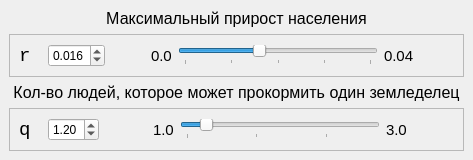
            <widget class="QWidget" name="tab">
             <attribute name="title">
              <string>Константы</string>
             </attribute>
             <layout class="QVBoxLayout" name="verticalLayout_9">
              <property name="spacing">
               <number>0</number>
              </property>
              <property name="leftMargin">
               <number>0</number>
              </property>
              <property name="topMargin">
               <number>0</number>
              </property>
              <property name="rightMargin">
               <number>0</number>
              </property>
              <property name="bottomMargin">
               <number>0</number>
              </property>
              <item>
               <widget class="QFrame" name="frame">
                <property name="frameShape">
                 <enum>QFrame::NoFrame</enum>
                </property>
                <property name="frameShadow">
                 <enum>QFrame::Sunken</enum>
                </property>
                <layout class="QVBoxLayout" name="verticalLayout_6">
                 <item>
                  <widget class="QLabel" name="label">
                   <property name="font">
                    <font>
                     <family>Tahoma</family>
                     <pointsize>12</pointsize>
                    </font>
                   </property>
                   <property name="text">
                    <string>Максимальный прирост населения</string>
                   </property>
                   <property name="alignment">
                    <set>Qt::AlignCenter</set>
                   </property>
                  </widget>
                 </item>
                 <item>
                  <widget class="QFrame" name="r_param_frame">
                   <property name="frameShape">
                    <enum>QFrame::StyledPanel</enum>
                   </property>
                   <property name="frameShadow">
                    <enum>QFrame::Raised</enum>
                   </property>
                   <layout class="QHBoxLayout" name="horizontalLayout_2">
                    <property name="sizeConstraint">
                     <enum>QLayout::SetMinimumSize</enum>
                    </property>
                    <item>
                     <widget class="QLabel" name="r_label">
                      <property name="font">
                       <font>
                        <family>Consolas</family>
                        <pointsize>14</pointsize>
                       </font>
                      </property>
                      <property name="text">
                       <string>r </string>
                      </property>
                      <property name="margin">
                       <number>10</number>
                      </property>
                     </widget>
                    </item>
                    <item>
                     <widget class="QDoubleSpinBox" name="r_spin">
                      <property name="decimals">
                       <number>3</number>
                      </property>
                      <property name="maximum">
                       <double>0.040000000000000</double>
                      </property>
                      <property name="singleStep">
                       <double>0.001000000000000</double>
                      </property>
                      <property name="value">
                       <double>0.016000000000000</double>
                      </property>
                     </widget>
                    </item>
                    <item>
                     <spacer name="horizontalSpacer_3">
                      <property name="orientation">
                       <enum>Qt::Horizontal</enum>
                      </property>
                      <property name="sizeHint" stdset="0">
                       <size>
                        <width>40</width>
                        <height>20</height>
                       </size>
                      </property>
                     </spacer>
                    </item>
                    <item>
                     <widget class="QLabel" name="r_lower_label">
                      <property name="font">
                       <font>
                        <family>Tahoma</family>
                        <pointsize>11</pointsize>
                       </font>
                      </property>
                      <property name="text">
                       <string>0.0</string>
                      </property>
                      <property name="margin">
                       <number>2</number>
                      </property>
                     </widget>
                    </item>
                    <item>
                     <widget class="QSlider" name="r_slider">
                      <property name="minimumSize">
                       <size>
                        <width>200</width>
                        <height>0</height>
                       </size>
                      </property>
                      <property name="maximum">
                       <number>40</number>
                      </property>
                      <property name="value">
                       <number>16</number>
                      </property>
                      <property name="orientation">
                       <enum>Qt::Horizontal</enum>
                      </property>
                      <property name="tickPosition">
                       <enum>QSlider::TicksBelow</enum>
                      </property>
                      <property name="tickInterval">
                       <number>10</number>
                      </property>
                     </widget>
                    </item>
                    <item>
                     <widget class="QLabel" name="r_upper_label">
                      <property name="font">
                       <font>
                        <family>Tahoma</family>
                        <pointsize>11</pointsize>
                       </font>
                      </property>
                      <property name="text">
                       <string>0.04</string>
                      </property>
                      <property name="margin">
                       <number>2</number>
                      </property>
                     </widget>
                    </item>
                    <item>
                     <spacer name="horizontalSpacer_4">
                      <property name="orientation">
                       <enum>Qt::Horizontal</enum>
                      </property>
                      <property name="sizeHint" stdset="0">
                       <size>
                        <width>40</width>
                        <height>20</height>
                       </size>
                      </property>
                     </spacer>
                    </item>
                   </layout>
                  </widget>
                 </item>
                 <item>
                  <widget class="QLabel" name="label_2">
                   <property name="font">
                    <font>
                     <family>Tahoma</family>
                     <pointsize>12</pointsize>
                    </font>
                   </property>
                   <property name="text">
                    <string>Кол-во людей, которое может прокормить один земледелец</string>
                   </property>
                   <property name="alignment">
                    <set>Qt::AlignCenter</set>
                   </property>
                  </widget>
                 </item>
                 <item>
                  <widget class="QFrame" name="q_param_frame">
                   <property name="frameShape">
                    <enum>QFrame::StyledPanel</enum>
                   </property>
                   <property name="frameShadow">
                    <enum>QFrame::Raised</enum>
                   </property>
                   <layout class="QHBoxLayout" name="horizontalLayout_4">
                    <property name="sizeConstraint">
                     <enum>QLayout::SetMinimumSize</enum>
                    </property>
                    <item>
                     <widget class="QLabel" name="q_label">
                      <property name="font">
                       <font>
                        <family>Consolas</family>
                        <pointsize>14</pointsize>
                       </font>
                      </property>
                      <property name="text">
                       <string>q </string>
                      </property>
                      <property name="margin">
                       <number>10</number>
                      </property>
                     </widget>
                    </item>
                    <item>
                     <widget class="QDoubleSpinBox" name="q_spin">
                      <property name="minimum">
                       <double>1.000000000000000</double>
                      </property>
                      <property name="maximum">
                       <double>3.000000000000000</double>
                      </property>
                      <property name="singleStep">
                       <double>0.100000000000000</double>
                      </property>
                      <property name="value">
                       <double>1.200000000000000</double>
                      </property>
                     </widget>
                    </item>
                    <item>
                     <spacer name="horizontalSpacer">
                      <property name="orientation">
                       <enum>Qt::Horizontal</enum>
                      </property>
                      <property name="sizeHint" stdset="0">
                       <size>
                        <width>40</width>
                        <height>20</height>
                       </size>
                      </property>
                     </spacer>
                    </item>
                    <item>
                     <widget class="QLabel" name="q_lower_label">
                      <property name="font">
                       <font>
                        <family>Tahoma</family>
                        <pointsize>11</pointsize>
                       </font>
                      </property>
                      <property name="text">
                       <string>1.0</string>
                      </property>
                     </widget>
                    </item>
                    <item>
                     <widget class="QSlider" name="q_slider">
                      <property name="minimumSize">
                       <size>
                        <width>200</width>
                        <height>0</height>
                       </size>
                      </property>
                      <property name="minimum">
                       <number>100</number>
                      </property>
                      <property name="maximum">
                       <number>300</number>
                      </property>
                      <property name="value">
                       <number>120</number>
                      </property>
                      <property name="sliderPosition">
                       <number>120</number>
                      </property>
                      <property name="orientation">
                       <enum>Qt::Horizontal</enum>
                      </property>
                      <property name="tickPosition">
                       <enum>QSlider::TicksBelow</enum>
                      </property>
                      <property name="tickInterval">
                       <number>75</number>
                      </property>
                     </widget>
                    </item>
                    <item>
                     <widget class="QLabel" name="q_upper_label">
                      <property name="font">
                       <font>
                        <family>Tahoma</family>
                        <pointsize>11</pointsize>
                       </font>
                      </property>
                      <property name="text">
                       <string>3.0</string>
                      </property>
                     </widget>
                    </item>
                    <item>
                     <spacer name="horizontalSpacer_2">
                      <property name="orientation">
                       <enum>Qt::Horizontal</enum>
                      </property>
                      <property name="sizeHint" stdset="0">
                       <size>
                        <width>40</width>
                        <height>20</height>
                       </size>
                      </property>
                     </spacer>
                    </item>
                   </layout>
                  </widget>
                 </item>
                </layout>
               </widget>
              </item>
             </layout>
            </widget>
